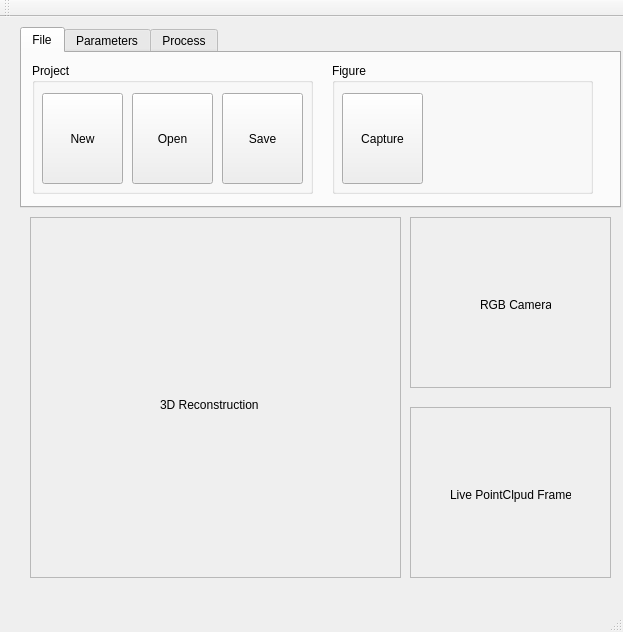
<?xml version="1.0" encoding="UTF-8"?>
<ui version="4.0">
 <class>MainWindow</class>
 <widget class="QMainWindow" name="MainWindow">
  <property name="geometry">
   <rect>
    <x>0</x>
    <y>0</y>
    <width>623</width>
    <height>632</height>
   </rect>
  </property>
  <property name="windowTitle">
   <string>MainWindow</string>
  </property>
  <widget class="QWidget" name="centralWidget">
   <widget class="QTabWidget" name="tabWidget">
    <property name="geometry">
     <rect>
      <x>20</x>
      <y>10</y>
      <width>601</width>
      <height>181</height>
     </rect>
    </property>
    <property name="currentIndex">
     <number>0</number>
    </property>
    <widget class="QWidget" name="tab">
     <attribute name="title">
      <string>File</string>
     </attribute>
     <widget class="QGroupBox" name="groupBox_4">
      <property name="geometry">
       <rect>
        <x>10</x>
        <y>10</y>
        <width>281</width>
        <height>131</height>
       </rect>
      </property>
      <property name="title">
       <string>Project</string>
      </property>
      <widget class="QToolButton" name="newButton">
       <property name="geometry">
        <rect>
         <x>10</x>
         <y>30</y>
         <width>81</width>
         <height>91</height>
        </rect>
       </property>
       <property name="text">
        <string>New</string>
       </property>
       <property name="icon">
        <iconset>
         <normaloff>Ressources/1476926247_New.png</normaloff>Ressources/1476926247_New.png</iconset>
       </property>
       <property name="iconSize">
        <size>
         <width>60</width>
         <height>60</height>
        </size>
       </property>
       <property name="toolButtonStyle">
        <enum>Qt::ToolButtonTextUnderIcon</enum>
       </property>
      </widget>
      <widget class="QToolButton" name="openButton">
       <property name="geometry">
        <rect>
         <x>100</x>
         <y>30</y>
         <width>81</width>
         <height>91</height>
        </rect>
       </property>
       <property name="text">
        <string>Open</string>
       </property>
       <property name="icon">
        <iconset>
         <normaloff>Ressources/1476926622_Open.png</normaloff>Ressources/1476926622_Open.png</iconset>
       </property>
       <property name="iconSize">
        <size>
         <width>60</width>
         <height>60</height>
        </size>
       </property>
       <property name="toolButtonStyle">
        <enum>Qt::ToolButtonTextUnderIcon</enum>
       </property>
      </widget>
      <widget class="QToolButton" name="openButton_2">
       <property name="geometry">
        <rect>
         <x>190</x>
         <y>30</y>
         <width>81</width>
         <height>91</height>
        </rect>
       </property>
       <property name="text">
        <string>Save</string>
       </property>
       <property name="icon">
        <iconset>
         <normaloff>Ressources/1476926747_floppy_disk_save.png</normaloff>Ressources/1476926747_floppy_disk_save.png</iconset>
       </property>
       <property name="iconSize">
        <size>
         <width>60</width>
         <height>60</height>
        </size>
       </property>
       <property name="toolButtonStyle">
        <enum>Qt::ToolButtonTextUnderIcon</enum>
       </property>
      </widget>
     </widget>
     <widget class="QGroupBox" name="groupBox_5">
      <property name="geometry">
       <rect>
        <x>310</x>
        <y>10</y>
        <width>261</width>
        <height>131</height>
       </rect>
      </property>
      <property name="title">
       <string>Figure</string>
      </property>
      <widget class="QToolButton" name="openButton_3">
       <property name="geometry">
        <rect>
         <x>10</x>
         <y>30</y>
         <width>81</width>
         <height>91</height>
        </rect>
       </property>
       <property name="text">
        <string>Capture</string>
       </property>
       <property name="icon">
        <iconset>
         <normaloff>Ressources/1476958047_player_record.png</normaloff>Ressources/1476958047_player_record.png</iconset>
       </property>
       <property name="iconSize">
        <size>
         <width>60</width>
         <height>60</height>
        </size>
       </property>
       <property name="toolButtonStyle">
        <enum>Qt::ToolButtonTextUnderIcon</enum>
       </property>
      </widget>
     </widget>
    </widget>
    <widget class="QWidget" name="tab_2">
     <attribute name="title">
      <string>Parameters</string>
     </attribute>
     <widget class="QGroupBox" name="groupBox">
      <property name="geometry">
       <rect>
        <x>10</x>
        <y>10</y>
        <width>141</width>
        <height>131</height>
       </rect>
      </property>
      <property name="title">
       <string>Range</string>
      </property>
      <widget class="QDoubleSpinBox" name="xRange">
       <property name="geometry">
        <rect>
         <x>70</x>
         <y>30</y>
         <width>62</width>
         <height>22</height>
        </rect>
       </property>
      </widget>
      <widget class="QLabel" name="label">
       <property name="geometry">
        <rect>
         <x>10</x>
         <y>30</y>
         <width>41</width>
         <height>20</height>
        </rect>
       </property>
       <property name="layoutDirection">
        <enum>Qt::LeftToRight</enum>
       </property>
       <property name="text">
        <string>  X</string>
       </property>
      </widget>
      <widget class="QLabel" name="label_2">
       <property name="geometry">
        <rect>
         <x>10</x>
         <y>60</y>
         <width>41</width>
         <height>20</height>
        </rect>
       </property>
       <property name="layoutDirection">
        <enum>Qt::LeftToRight</enum>
       </property>
       <property name="text">
        <string>  Y</string>
       </property>
      </widget>
      <widget class="QDoubleSpinBox" name="yRange">
       <property name="geometry">
        <rect>
         <x>70</x>
         <y>60</y>
         <width>62</width>
         <height>22</height>
        </rect>
       </property>
      </widget>
      <widget class="QDoubleSpinBox" name="zRange">
       <property name="geometry">
        <rect>
         <x>70</x>
         <y>90</y>
         <width>62</width>
         <height>22</height>
        </rect>
       </property>
      </widget>
      <widget class="QLabel" name="label_3">
       <property name="geometry">
        <rect>
         <x>10</x>
         <y>90</y>
         <width>41</width>
         <height>20</height>
        </rect>
       </property>
       <property name="layoutDirection">
        <enum>Qt::LeftToRight</enum>
       </property>
       <property name="text">
        <string>  Z</string>
       </property>
      </widget>
     </widget>
     <widget class="QGroupBox" name="groupBox_3">
      <property name="geometry">
       <rect>
        <x>170</x>
        <y>10</y>
        <width>141</width>
        <height>131</height>
       </rect>
      </property>
      <property name="title">
       <string>Geometry</string>
      </property>
      <widget class="QCheckBox" name="checkBox">
       <property name="geometry">
        <rect>
         <x>10</x>
         <y>30</y>
         <width>111</width>
         <height>20</height>
        </rect>
       </property>
       <property name="text">
        <string>Background grid</string>
       </property>
      </widget>
      <widget class="QCheckBox" name="checkBox_2">
       <property name="geometry">
        <rect>
         <x>10</x>
         <y>90</y>
         <width>111</width>
         <height>20</height>
        </rect>
       </property>
       <property name="text">
        <string>Vertex points</string>
       </property>
      </widget>
      <widget class="QCheckBox" name="checkBox_3">
       <property name="geometry">
        <rect>
         <x>10</x>
         <y>60</y>
         <width>111</width>
         <height>20</height>
        </rect>
       </property>
       <property name="text">
        <string>Bounding box</string>
       </property>
      </widget>
     </widget>
    </widget>
    <widget class="QWidget" name="tab_3">
     <attribute name="title">
      <string>Process</string>
     </attribute>
     <widget class="QGroupBox" name="groupBox_2">
      <property name="geometry">
       <rect>
        <x>10</x>
        <y>10</y>
        <width>411</width>
        <height>131</height>
       </rect>
      </property>
      <property name="title">
       <string>3D Compositing</string>
      </property>
      <widget class="QToolButton" name="newButton_3">
       <property name="geometry">
        <rect>
         <x>280</x>
         <y>30</y>
         <width>81</width>
         <height>91</height>
        </rect>
       </property>
       <property name="text">
        <string>Watertight</string>
       </property>
       <property name="icon">
        <iconset>
         <normaloff>Ressources/1476928535_sign-emergency-code-sos_50.png</normaloff>Ressources/1476928535_sign-emergency-code-sos_50.png</iconset>
       </property>
       <property name="iconSize">
        <size>
         <width>60</width>
         <height>60</height>
        </size>
       </property>
       <property name="checkable">
        <bool>true</bool>
       </property>
       <property name="popupMode">
        <enum>QToolButton::DelayedPopup</enum>
       </property>
       <property name="toolButtonStyle">
        <enum>Qt::ToolButtonTextUnderIcon</enum>
       </property>
      </widget>
      <widget class="QToolButton" name="newButton_2">
       <property name="geometry">
        <rect>
         <x>10</x>
         <y>30</y>
         <width>81</width>
         <height>91</height>
        </rect>
       </property>
       <property name="text">
        <string>Points</string>
       </property>
       <property name="icon">
        <iconset>
         <normaloff>Ressources/1476928407_water3.png</normaloff>Ressources/1476928407_water3.png</iconset>
       </property>
       <property name="iconSize">
        <size>
         <width>60</width>
         <height>60</height>
        </size>
       </property>
       <property name="checkable">
        <bool>true</bool>
       </property>
       <property name="popupMode">
        <enum>QToolButton::DelayedPopup</enum>
       </property>
       <property name="toolButtonStyle">
        <enum>Qt::ToolButtonTextUnderIcon</enum>
       </property>
      </widget>
      <widget class="QToolButton" name="newButton_4">
       <property name="geometry">
        <rect>
         <x>100</x>
         <y>30</y>
         <width>81</width>
         <height>91</height>
        </rect>
       </property>
       <property name="text">
        <string>Wireframe</string>
       </property>
       <property name="icon">
        <iconset>
         <normaloff>Ressources/3dfig.png</normaloff>Ressources/3dfig.png</iconset>
       </property>
       <property name="iconSize">
        <size>
         <width>60</width>
         <height>50</height>
        </size>
       </property>
       <property name="checkable">
        <bool>true</bool>
       </property>
       <property name="popupMode">
        <enum>QToolButton::DelayedPopup</enum>
       </property>
       <property name="toolButtonStyle">
        <enum>Qt::ToolButtonTextUnderIcon</enum>
       </property>
      </widget>
      <widget class="QToolButton" name="newButton_5">
       <property name="geometry">
        <rect>
         <x>190</x>
         <y>30</y>
         <width>81</width>
         <height>91</height>
        </rect>
       </property>
       <property name="text">
        <string>Flat lines</string>
       </property>
       <property name="icon">
        <iconset>
         <normaloff>Ressources/3dfig_color.png</normaloff>Ressources/3dfig_color.png</iconset>
       </property>
       <property name="iconSize">
        <size>
         <width>60</width>
         <height>50</height>
        </size>
       </property>
       <property name="checkable">
        <bool>true</bool>
       </property>
       <property name="popupMode">
        <enum>QToolButton::DelayedPopup</enum>
       </property>
       <property name="toolButtonStyle">
        <enum>Qt::ToolButtonTextUnderIcon</enum>
       </property>
      </widget>
     </widget>
    </widget>
   </widget>
   <widget class="QFrame" name="frame">
    <property name="geometry">
     <rect>
      <x>30</x>
      <y>200</y>
      <width>371</width>
      <height>361</height>
     </rect>
    </property>
    <property name="frameShape">
     <enum>QFrame::StyledPanel</enum>
    </property>
    <property name="frameShadow">
     <enum>QFrame::Raised</enum>
    </property>
    <widget class="QLabel" name="label_6">
     <property name="geometry">
      <rect>
       <x>130</x>
       <y>180</y>
       <width>111</width>
       <height>16</height>
      </rect>
     </property>
     <property name="text">
      <string>3D Reconstruction</string>
     </property>
    </widget>
   </widget>
   <widget class="QFrame" name="frame_2">
    <property name="geometry">
     <rect>
      <x>410</x>
      <y>200</y>
      <width>201</width>
      <height>171</height>
     </rect>
    </property>
    <property name="frameShape">
     <enum>QFrame::StyledPanel</enum>
    </property>
    <property name="frameShadow">
     <enum>QFrame::Raised</enum>
    </property>
    <widget class="QLabel" name="label_5">
     <property name="geometry">
      <rect>
       <x>70</x>
       <y>80</y>
       <width>71</width>
       <height>16</height>
      </rect>
     </property>
     <property name="text">
      <string>RGB Camera</string>
     </property>
    </widget>
   </widget>
   <widget class="QFrame" name="frame_3">
    <property name="geometry">
     <rect>
      <x>410</x>
      <y>390</y>
      <width>201</width>
      <height>171</height>
     </rect>
    </property>
    <property name="frameShape">
     <enum>QFrame::StyledPanel</enum>
    </property>
    <property name="frameShadow">
     <enum>QFrame::Raised</enum>
    </property>
    <widget class="QLabel" name="label_4">
     <property name="geometry">
      <rect>
       <x>40</x>
       <y>80</y>
       <width>121</width>
       <height>16</height>
      </rect>
     </property>
     <property name="text">
      <string>Live PointClpud Frame</string>
     </property>
    </widget>
   </widget>
  </widget>
  <widget class="QToolBar" name="mainToolBar">
   <attribute name="toolBarArea">
    <enum>TopToolBarArea</enum>
   </attribute>
   <attribute name="toolBarBreak">
    <bool>false</bool>
   </attribute>
  </widget>
  <widget class="QStatusBar" name="statusBar"/>
  <widget class="QMenuBar" name="menuBar">
   <property name="geometry">
    <rect>
     <x>0</x>
     <y>0</y>
     <width>623</width>
     <height>20</height>
    </rect>
   </property>
  </widget>
  <action name="actionNew">
   <property name="text">
    <string>New</string>
   </property>
  </action>
  <action name="actionRange">
   <property name="text">
    <string>Range</string>
   </property>
  </action>
 </widget>
 <layoutdefault spacing="6" margin="11"/>
 <resources/>
 <connections/>
</ui>
